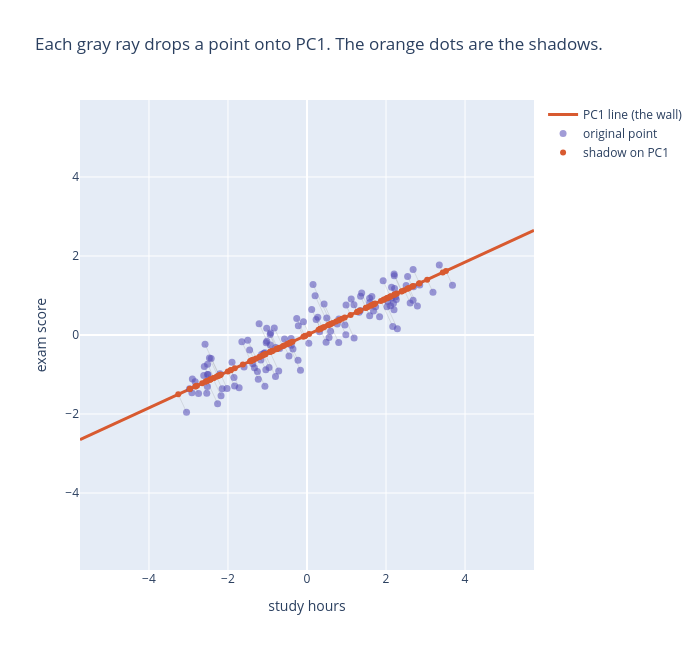

Write notebook code for a chart like this one.
### Markdown cell above
**This is the key realization.** PCA didn't pick the x-axis or the y-axis. It picked the *orange* direction — the one that runs straight down the length of the cloud. That's PC1. PC2 is perpendicular to it (the green one), pointing across the thin part of the cloud.

The arrow *lengths* show the eigenvalues: PC1 is long (lots of spread), PC2 is stubby (barely any spread).

## Step 2: NOW the magic — projection is casting a shadow

"Projecting onto PC1" means: imagine PC1 is a wall, and a light shines perpendicular onto it. Each data point casts a shadow onto that wall. **Where the shadow lands is the point's new 1D coordinate.**

Let's draw the shadow lines explicitly.

### Code cell
# Project every point onto the PC1 line
# scalar coordinate along PC1 = dot product of point with pc1 unit vector
coords_pc1 = X @ pc1               # shape (120,) — the 1D shadow positions

# where each shadow lands back in 2D space (the 'foot' of the perpendicular)
feet = np.outer(coords_pc1, pc1)   # shape (120, 2)

fig = go.Figure()

# the PC1 line (extended)
line_ext = 3.2 * np.sqrt(eigvals[0])
fig.add_trace(go.Scatter(
    x=[-pc1[0]*line_ext, pc1[0]*line_ext],
    y=[-pc1[1]*line_ext, pc1[1]*line_ext],
    mode='lines', line=dict(color='#D85A30', width=3), name='PC1 line (the wall)'
))

# thin perpendicular 'light ray' lines from each point to its shadow
for i in range(n):
    fig.add_trace(go.Scatter(
        x=[X[i, 0], feet[i, 0]], y=[X[i, 1], feet[i, 1]],
        mode='lines', line=dict(color='gray', width=0.5),
        opacity=0.4, showlegend=False, hoverinfo='skip'
    ))

# original points
fig.add_trace(go.Scatter(
    x=X[:, 0], y=X[:, 1], mode='markers',
    marker=dict(size=7, color='#534AB7', opacity=0.55), name='original point'
))
# the shadows (feet) on the line
fig.add_trace(go.Scatter(
    x=feet[:, 0], y=feet[:, 1], mode='markers',
    marker=dict(size=6, color='#D85A30'), name='shadow on PC1'
))

fig.update_layout(
    title='Each gray ray drops a point onto PC1. The orange dots are the shadows.',
    xaxis_title='study hours', yaxis_title='exam score',
    width=700, height=650
)
fig.update_yaxes(scaleanchor='x', scaleratio=1)
fig.show()

### Figure 1 — Plotly figure (JSON) as saved in the notebook; plotly's stock layout.template omitted (floating-point values rounded to 4 significant figures)
{"data": [{"line": {"color": "#D85A30", "width": 3}, "mode": "lines", "name": "PC1 line (the wall)", "type": "scatter", "x": [5.745, -5.745], "y": [2.646, -2.646]}, {"hoverinfo": "skip", "line": {"color": "gray", "width": 0.5}, "mode": "lines", "opacity": 0.4, "showlegend": false, "type": "scatter", "x": [-0.9213, -0.7398], "y": [0.05325, -0.3407]}, {"hoverinfo": "skip", "line": {"color": "gray", "width": 0.5}, "mode": "lines", "opacity": 0.4, "showlegend": false, "type": "scatter", "x": [2.686, 2.847], "y": [1.661, 1.311]}, {"hoverinfo": "skip", "line": {"color": "gray", "width": 0.5}, "mode": "lines", "opacity": 0.4, "showlegend": false, "type": "scatter", "x": [1.347, 1.346], "y": [0.6179, 0.6201]}, {"hoverinfo": "skip", "line": {"color": "gray", "width": 0.5}, "mode": "lines", "opacity": 0.4, "showlegend": false, "type": "scatter", "x": [0.1188, 0.3441], "y": [0.6476, 0.1585]}, {"hoverinfo": "skip", "line": {"color": "gray", "width": 0.5}, "mode": "lines", "opacity": 0.4, "showlegend": false, "type": "scatter", "x": [-1.833, -2.004], "y": [-1.293, -0.9228]}, {"hoverinfo": "skip", "line": {"color": "gray", "width": 0.5}, "mode": "lines", "opacity": 0.4, "showlegend": false, "type": "scatter", "x": [-1.847, -1.934], "y": [-1.079, -0.8907]}, {"hoverinfo": "skip", "line": {"color": "gray", "width": 0.5}, "mode": "lines", "opacity": 0.4, "showlegend": false, "type": "scatter", "x": [-2.537, -2.652], "y": [-1.472, -1.222]}, {"hoverinfo": "skip", "line": {"color": "gray", "width": 0.5}, "mode": "lines", "opacity": 0.4, "showlegend": false, "type": "scatter", "x": [2.216, 2.276], "y": [1.179, 1.048]}, {"hoverinfo": "skip", "line": {"color": "gray", "width": 0.5}, "mode": "lines", "opacity": 0.4, "showlegend": false, "type": "scatter", "x": [0.1528, 0.6114], "y": [1.277, 0.2816]}, {"hoverinfo": "skip", "line": {"color": "gray", "width": 0.5}, "mode": "lines", "opacity": 0.4, "showlegend": false, "type": "scatter", "x": [1.192, 0.9554], "y": [-0.07466, 0.44]}, {"hoverinfo": "skip", "line": {"color": "gray", "width": 0.5}, "mode": "lines", "opacity": 0.4, "showlegend": false, "type": "scatter", "x": [-2.901, -2.818], "y": [-1.116, -1.298]}, {"hoverinfo": "skip", "line": {"color": "gray", "width": 0.5}, "mode": "lines", "opacity": 0.4, "showlegend": false, "type": "scatter", "x": [2.611, 2.463], "y": [0.8127, 1.134]}, {"hoverinfo": "skip", "line": {"color": "gray", "width": 0.5}, "mode": "lines", "opacity": 0.4, "showlegend": false, "type": "scatter", "x": [2.042, 2.01], "y": [0.8566, 0.926]}, {"hoverinfo": "skip", "line": {"color": "gray", "width": 0.5}, "mode": "lines", "opacity": 0.4, "showlegend": false, "type": "scatter", "x": [-1.452, -1.342], "y": [-0.3794, -0.6181]}, {"hoverinfo": "skip", "line": {"color": "gray", "width": 0.5}, "mode": "lines", "opacity": 0.4, "showlegend": false, "type": "scatter", "x": [-1.042, -1.195], "y": [-0.8808, -0.5502]}, {"hoverinfo": "skip", "line": {"color": "gray", "width": 0.5}, "mode": "lines", "opacity": 0.4, "showlegend": false, "type": "scatter", "x": [-1.717, -1.923], "y": [-1.333, -0.8858]}, {"hoverinfo": "skip", "line": {"color": "gray", "width": 0.5}, "mode": "lines", "opacity": 0.4, "showlegend": false, "type": "scatter", "x": [-0.9592, -1.105], "y": [-0.8254, -0.5089]}, {"hoverinfo": "skip", "line": {"color": "gray", "width": 0.5}, "mode": "lines", "opacity": 0.4, "showlegend": false, "type": "scatter", "x": [0.231, 0.3404], "y": [0.3941, 0.1568]}, {"hoverinfo": "skip", "line": {"color": "gray", "width": 0.5}, "mode": "lines", "opacity": 0.4, "showlegend": false, "type": "scatter", "x": [-1.064, -1.048], "y": [-0.4483, -0.4826]}, {"hoverinfo": "skip", "line": {"color": "gray", "width": 0.5}, "mode": "lines", "opacity": 0.4, "showlegend": false, "type": "scatter", "x": [-1.151, -1.136], "y": [-0.4917, -0.5234]}, {"hoverinfo": "skip", "line": {"color": "gray", "width": 0.5}, "mode": "lines", "opacity": 0.4, "showlegend": false, "type": "scatter", "x": [0.8075, 0.8189], "y": [0.4018, 0.3771]}, {"hoverinfo": "skip", "line": {"color": "gray", "width": 0.5}, "mode": "lines", "opacity": 0.4, "showlegend": false, "type": "scatter", "x": [-1.065, -1.371], "y": [-1.294, -0.6313]}, {"hoverinfo": "skip", "line": {"color": "gray", "width": 0.5}, "mode": "lines", "opacity": 0.4, "showlegend": false, "type": "scatter", "x": [-1.212, -0.8926], "y": [0.282, -0.4111]}, {"hoverinfo": "skip", "line": {"color": "gray", "width": 0.5}, "mode": "lines", "opacity": 0.4, "showlegend": false, "type": "scatter", "x": [-0.5689, -0.5071], "y": [-0.09932, -0.2336]}, {"hoverinfo": "skip", "line": {"color": "gray", "width": 0.5}, "mode": "lines", "opacity": 0.4, "showlegend": false, "type": "scatter", "x": [-0.1652, -0.4759], "y": [-0.8938, -0.2192]}, {"hoverinfo": "skip", "line": {"color": "gray", "width": 0.5}, "mode": "lines", "opacity": 0.4, "showlegend": false, "type": "scatter", "x": [1.356, 1.49], "y": [0.9781, 0.6864]}, {"hoverinfo": "skip", "line": {"color": "gray", "width": 0.5}, "mode": "lines", "opacity": 0.4, "showlegend": false, "type": "scatter", "x": [-1.233, -1.442], "y": [-1.118, -0.6639]}, {"hoverinfo": "skip", "line": {"color": "gray", "width": 0.5}, "mode": "lines", "opacity": 0.4, "showlegend": false, "type": "scatter", "x": [0.4985, 0.5753], "y": [0.4317, 0.2649]}, {"hoverinfo": "skip", "line": {"color": "gray", "width": 0.5}, "mode": "lines", "opacity": 0.4, "showlegend": false, "type": "scatter", "x": [0.9832, 0.8143], "y": [0.00826, 0.375]}, {"hoverinfo": "skip", "line": {"color": "gray", "width": 0.5}, "mode": "lines", "opacity": 0.4, "showlegend": false, "type": "scatter", "x": [-2.973, -2.969], "y": [-1.359, -1.367]}, {"hoverinfo": "skip", "line": {"color": "gray", "width": 0.5}, "mode": "lines", "opacity": 0.4, "showlegend": false, "type": "scatter", "x": [1.319, 1.305], "y": [0.5727, 0.6013]}, {"hoverinfo": "skip", "line": {"color": "gray", "width": 0.5}, "mode": "lines", "opacity": 0.4, "showlegend": false, "type": "scatter", "x": [-2.425, -2.227], "y": [-0.5941, -1.026]}, {"hoverinfo": "skip", "line": {"color": "gray", "width": 0.5}, "mode": "lines", "opacity": 0.4, "showlegend": false, "type": "scatter", "x": [-2.263, -2.527], "y": [-1.737, -1.164]}, {"hoverinfo": "skip", "line": {"color": "gray", "width": 0.5}, "mode": "lines", "opacity": 0.4, "showlegend": false, "type": "scatter", "x": [3.682, 3.517], "y": [1.261, 1.62]}, {"hoverinfo": "skip", "line": {"color": "gray", "width": 0.5}, "mode": "lines", "opacity": 0.4, "showlegend": false, "type": "scatter", "x": [2.51, 2.547], "y": [1.255, 1.173]}, {"hoverinfo": "skip", "line": {"color": "gray", "width": 0.5}, "mode": "lines", "opacity": 0.4, "showlegend": false, "type": "scatter", "x": [1.736, 1.703], "y": [0.7119, 0.7843]}, {"hoverinfo": "skip", "line": {"color": "gray", "width": 0.5}, "mode": "lines", "opacity": 0.4, "showlegend": false, "type": "scatter", "x": [-1.02, -0.7778], "y": [0.168, -0.3582]}, {"hoverinfo": "skip", "line": {"color": "gray", "width": 0.5}, "mode": "lines", "opacity": 0.4, "showlegend": false, "type": "scatter", "x": [-2.503, -2.444], "y": [-0.997, -1.126]}, {"hoverinfo": "skip", "line": {"color": "gray", "width": 0.5}, "mode": "lines", "opacity": 0.4, "showlegend": false, "type": "scatter", "x": [0.5974, 0.5295], "y": [0.09637, 0.2439]}, {"hoverinfo": "skip", "line": {"color": "gray", "width": 0.5}, "mode": "lines", "opacity": 0.4, "showlegend": false, "type": "scatter", "x": [-0.2194, -0.09145], "y": [0.2356, -0.04212]}, {"hoverinfo": "skip", "line": {"color": "gray", "width": 0.5}, "mode": "lines", "opacity": 0.4, "showlegend": false, "type": "scatter", "x": [-2.58, -2.219], "y": [-0.237, -1.022]}, {"hoverinfo": "skip", "line": {"color": "gray", "width": 0.5}, "mode": "lines", "opacity": 0.4, "showlegend": false, "type": "scatter", "x": [0.2728, 0.3947], "y": [0.4465, 0.1818]}, {"hoverinfo": "skip", "line": {"color": "gray", "width": 0.5}, "mode": "lines", "opacity": 0.4, "showlegend": false, "type": "scatter", "x": [-3.049, -3.259], "y": [-1.957, -1.501]}, {"hoverinfo": "skip", "line": {"color": "gray", "width": 0.5}, "mode": "lines", "opacity": 0.4, "showlegend": false, "type": "scatter", "x": [3.188, 3.041], "y": [1.082, 1.401]}, {"hoverinfo": "skip", "line": {"color": "gray", "width": 0.5}, "mode": "lines", "opacity": 0.4, "showlegend": false, "type": "scatter", "x": [-1.648, -1.424], "y": [-0.1689, -0.6559]}, {"hoverinfo": "skip", "line": {"color": "gray", "width": 0.5}, "mode": "lines", "opacity": 0.4, "showlegend": false, "type": "scatter", "x": [0.9586, 0.8868], "y": [0.2525, 0.4084]}, {"hoverinfo": "skip", "line": {"color": "gray", "width": 0.5}, "mode": "lines", "opacity": 0.4, "showlegend": false, "type": "scatter", "x": [-0.692, -0.6999], "y": [-0.3393, -0.3223]}, {"hoverinfo": "skip", "line": {"color": "gray", "width": 0.5}, "mode": "lines", "opacity": 0.4, "showlegend": false, "type": "scatter", "x": [-0.2597, -0.05536], "y": [0.4181, -0.02549]}, {"hoverinfo": "skip", "line": {"color": "gray", "width": 0.5}, "mode": "lines", "opacity": 0.4, "showlegend": false, "type": "scatter", "x": [0.4835, 0.3295], "y": [-0.1826, 0.1518]}, {"hoverinfo": "skip", "line": {"color": "gray", "width": 0.5}, "mode": "lines", "opacity": 0.4, "showlegend": false, "type": "scatter", "x": [-1.256, -1.386], "y": [-0.9212, -0.6383]}, {"hoverinfo": "skip", "line": {"color": "gray", "width": 0.5}, "mode": "lines", "opacity": 0.4, "showlegend": false, "type": "scatter", "x": [2.287, 1.948], "y": [0.1603, 0.897]}, {"hoverinfo": "skip", "line": {"color": "gray", "width": 0.5}, "mode": "lines", "opacity": 0.4, "showlegend": false, "type": "scatter", "x": [1.837, 1.692], "y": [0.4637, 0.7791]}, {"hoverinfo": "skip", "line": {"color": "gray", "width": 0.5}, "mode": "lines", "opacity": 0.4, "showlegend": false, "type": "scatter", "x": [2.853, 2.835], "y": [1.265, 1.306]}, {"hoverinfo": "skip", "line": {"color": "gray", "width": 0.5}, "mode": "lines", "opacity": 0.4, "showlegend": false, "type": "scatter", "x": [2.794, 2.584], "y": [0.7334, 1.19]}, {"hoverinfo": "skip", "line": {"color": "gray", "width": 0.5}, "mode": "lines", "opacity": 0.4, "showlegend": false, "type": "scatter", "x": [0.2049, 0.547], "y": [0.9947, 0.2519]}, {"hoverinfo": "skip", "line": {"color": "gray", "width": 0.5}, "mode": "lines", "opacity": 0.4, "showlegend": false, "type": "scatter", "x": [2.115, 2.027], "y": [0.7416, 0.9335]}, {"hoverinfo": "skip", "line": {"color": "gray", "width": 0.5}, "mode": "lines", "opacity": 0.4, "showlegend": false, "type": "scatter", "x": [-2.148, -2.29], "y": [-1.363, -1.055]}, {"hoverinfo": "skip", "line": {"color": "gray", "width": 0.5}, "mode": "lines", "opacity": 0.4, "showlegend": false, "type": "scatter", "x": [-1.593, -1.623], "y": [-0.8117, -0.7473]}, {"hoverinfo": "skip", "line": {"color": "gray", "width": 0.5}, "mode": "lines", "opacity": 0.4, "showlegend": false, "type": "scatter", "x": [-2.516, -2.357], "y": [-0.7398, -1.086]}, {"hoverinfo": "skip", "line": {"color": "gray", "width": 0.5}, "mode": "lines", "opacity": 0.4, "showlegend": false, "type": "scatter", "x": [-0.7972, -1.057], "y": [-1.05, -0.4867]}, {"hoverinfo": "skip", "line": {"color": "gray", "width": 0.5}, "mode": "lines", "opacity": 0.4, "showlegend": false, "type": "scatter", "x": [-0.8277, -0.6147], "y": [0.1793, -0.2831]}, {"hoverinfo": "skip", "line": {"color": "gray", "width": 0.5}, "mode": "lines", "opacity": 0.4, "showlegend": false, "type": "scatter", "x": [-1.167, -1.203], "y": [-0.6338, -0.5542]}, {"hoverinfo": "skip", "line": {"color": "gray", "width": 0.5}, "mode": "lines", "opacity": 0.4, "showlegend": false, "type": "scatter", "x": [2.202, 2.06], "y": [0.6416, 0.9489]}, {"hoverinfo": "skip", "line": {"color": "gray", "width": 0.5}, "mode": "lines", "opacity": 0.4, "showlegend": false, "type": "scatter", "x": [-1.033, -0.927], "y": [-0.1969, -0.4269]}, {"hoverinfo": "skip", "line": {"color": "gray", "width": 0.5}, "mode": "lines", "opacity": 0.4, "showlegend": false, "type": "scatter", "x": [-0.4558, -0.5772], "y": [-0.5295, -0.2659]}, {"hoverinfo": "skip", "line": {"color": "gray", "width": 0.5}, "mode": "lines", "opacity": 0.4, "showlegend": false, "type": "scatter", "x": [0.558, 0.436], "y": [-0.06397, 0.2008]}, {"hoverinfo": "skip", "line": {"color": "gray", "width": 0.5}, "mode": "lines", "opacity": 0.4, "showlegend": false, "type": "scatter", "x": [-2.519, -2.458], "y": [-1.001, -1.132]}, {"hoverinfo": "skip", "line": {"color": "gray", "width": 0.5}, "mode": "lines", "opacity": 0.4, "showlegend": false, "type": "scatter", "x": [2.188, 2.109], "y": [0.8005, 0.9715]}, {"hoverinfo": "skip", "line": {"color": "gray", "width": 0.5}, "mode": "lines", "opacity": 0.4, "showlegend": false, "type": "scatter", "x": [-2.83, -2.784], "y": [-1.183, -1.282]}, {"hoverinfo": "skip", "line": {"color": "gray", "width": 0.5}, "mode": "lines", "opacity": 0.4, "showlegend": false, "type": "scatter", "x": [3.348, 3.436], "y": [1.774, 1.583]}, {"hoverinfo": "skip", "line": {"color": "gray", "width": 0.5}, "mode": "lines", "opacity": 0.4, "showlegend": false, "type": "scatter", "x": [2.209, 2.392], "y": [1.499, 1.102]}, {"hoverinfo": "skip", "line": {"color": "gray", "width": 0.5}, "mode": "lines", "opacity": 0.4, "showlegend": false, "type": "scatter", "x": [-2.024, -2.183], "y": [-1.351, -1.005]}, {"hoverinfo": "skip", "line": {"color": "gray", "width": 0.5}, "mode": "lines", "opacity": 0.4, "showlegend": false, "type": "scatter", "x": [-2.469, -2.258], "y": [-0.5822, -1.04]}, {"hoverinfo": "skip", "line": {"color": "gray", "width": 0.5}, "mode": "lines", "opacity": 0.4, "showlegend": false, "type": "scatter", "x": [2.17, 1.872], "y": [0.2136, 0.862]}, {"hoverinfo": "skip", "line": {"color": "gray", "width": 0.5}, "mode": "lines", "opacity": 0.4, "showlegend": false, "type": "scatter", "x": [1.682, 1.619], "y": [0.6079, 0.7456]}, {"hoverinfo": "skip", "line": {"color": "gray", "width": 0.5}, "mode": "lines", "opacity": 0.4, "showlegend": false, "type": "scatter", "x": [2.245, 2.221], "y": [0.9704, 1.023]}, {"hoverinfo": "skip", "line": {"color": "gray", "width": 0.5}, "mode": "lines", "opacity": 0.4, "showlegend": false, "type": "scatter", "x": [1.642, 1.725], "y": [0.9742, 0.7943]}, {"hoverinfo": "skip", "line": {"color": "gray", "width": 0.5}, "mode": "lines", "opacity": 0.4, "showlegend": false, "type": "scatter", "x": [-2.745, -2.827], "y": [-1.479, -1.302]}, {"hoverinfo": "skip", "line": {"color": "gray", "width": 0.5}, "mode": "lines", "opacity": 0.4, "showlegend": false, "type": "scatter", "x": [-1.093, -1.076], "y": [-0.4598, -0.4957]}, {"hoverinfo": "skip", "line": {"color": "gray", "width": 0.5}, "mode": "lines", "opacity": 0.4, "showlegend": false, "type": "scatter", "x": [-2.519, -2.573], "y": [-1.302, -1.185]}, {"hoverinfo": "skip", "line": {"color": "gray", "width": 0.5}, "mode": "lines", "opacity": 0.4, "showlegend": false, "type": "scatter", "x": [2.26, 2.207], "y": [0.9016, 1.017]}, {"hoverinfo": "skip", "line": {"color": "gray", "width": 0.5}, "mode": "lines", "opacity": 0.4, "showlegend": false, "type": "scatter", "x": [0.9885, 1.103], "y": [0.7578, 0.5082]}, {"hoverinfo": "skip", "line": {"color": "gray", "width": 0.5}, "mode": "lines", "opacity": 0.4, "showlegend": false, "type": "scatter", "x": [-0.7916, -0.7734], "y": [-0.3165, -0.3562]}, {"hoverinfo": "skip", "line": {"color": "gray", "width": 0.5}, "mode": "lines", "opacity": 0.4, "showlegend": false, "type": "scatter", "x": [-2.175, -2.379], "y": [-1.538, -1.096]}, {"hoverinfo": "skip", "line": {"color": "gray", "width": 0.5}, "mode": "lines", "opacity": 0.4, "showlegend": false, "type": "scatter", "x": [-1.017, -0.8992], "y": [-0.1592, -0.4141]}, {"hoverinfo": "skip", "line": {"color": "gray", "width": 0.5}, "mode": "lines", "opacity": 0.4, "showlegend": false, "type": "scatter", "x": [-0.3552, -0.4274], "y": [-0.3535, -0.1968]}, {"hoverinfo": "skip", "line": {"color": "gray", "width": 0.5}, "mode": "lines", "opacity": 0.4, "showlegend": false, "type": "scatter", "x": [1.384, 1.545], "y": [1.062, 0.7117]}, {"hoverinfo": "skip", "line": {"color": "gray", "width": 0.5}, "mode": "lines", "opacity": 0.4, "showlegend": false, "type": "scatter", "x": [2.026, 1.942], "y": [0.7125, 0.8944]}, {"hoverinfo": "skip", "line": {"color": "gray", "width": 0.5}, "mode": "lines", "opacity": 0.4, "showlegend": false, "type": "scatter", "x": [2.686, 2.549], "y": [0.8781, 1.174]}, {"hoverinfo": "skip", "line": {"color": "gray", "width": 0.5}, "mode": "lines", "opacity": 0.4, "showlegend": false, "type": "scatter", "x": [-0.3973, -0.4263], "y": [-0.2594, -0.1964]}, {"hoverinfo": "skip", "line": {"color": "gray", "width": 0.5}, "mode": "lines", "opacity": 0.4, "showlegend": false, "type": "scatter", "x": [-2.599, -2.446], "y": [-0.7943, -1.126]}, {"hoverinfo": "skip", "line": {"color": "gray", "width": 0.5}, "mode": "lines", "opacity": 0.4, "showlegend": false, "type": "scatter", "x": [1.585, 1.662], "y": [0.9319, 0.7652]}, {"hoverinfo": "skip", "line": {"color": "gray", "width": 0.5}, "mode": "lines", "opacity": 0.4, "showlegend": false, "type": "scatter", "x": [1.588, 1.622], "y": [0.822, 0.7471]}, {"hoverinfo": "skip", "line": {"color": "gray", "width": 0.5}, "mode": "lines", "opacity": 0.4, "showlegend": false, "type": "scatter", "x": [0.7656, 0.7375], "y": [0.2788, 0.3397]}, {"hoverinfo": "skip", "line": {"color": "gray", "width": 0.5}, "mode": "lines", "opacity": 0.4, "showlegend": false, "type": "scatter", "x": [1.927, 2.111], "y": [1.372, 0.9724]}, {"hoverinfo": "skip", "line": {"color": "gray", "width": 0.5}, "mode": "lines", "opacity": 0.4, "showlegend": false, "type": "scatter", "x": [0.04593, -0.04084], "y": [-0.2072, -0.01881]}, {"hoverinfo": "skip", "line": {"color": "gray", "width": 0.5}, "mode": "lines", "opacity": 0.4, "showlegend": false, "type": "scatter", "x": [-0.09003, 0.05303], "y": [0.3351, 0.02443]}, {"hoverinfo": "skip", "line": {"color": "gray", "width": 0.5}, "mode": "lines", "opacity": 0.4, "showlegend": false, "type": "scatter", "x": [-0.9284, -0.861], "y": [-0.2502, -0.3966]}, {"hoverinfo": "skip", "line": {"color": "gray", "width": 0.5}, "mode": "lines", "opacity": 0.4, "showlegend": false, "type": "scatter", "x": [-2.914, -2.96], "y": [-1.463, -1.363]}, {"hoverinfo": "skip", "line": {"color": "gray", "width": 0.5}, "mode": "lines", "opacity": 0.4, "showlegend": false, "type": "scatter", "x": [-1.898, -1.827], "y": [-0.6888, -0.8416]}, {"hoverinfo": "skip", "line": {"color": "gray", "width": 0.5}, "mode": "lines", "opacity": 0.4, "showlegend": false, "type": "scatter", "x": [-2.614, -2.547], "y": [-1.028, -1.173]}, {"hoverinfo": "skip", "line": {"color": "gray", "width": 0.5}, "mode": "lines", "opacity": 0.4, "showlegend": false, "type": "scatter", "x": [0.4325, 0.6542], "y": [0.7827, 0.3013]}, {"hoverinfo": "skip", "line": {"color": "gray", "width": 0.5}, "mode": "lines", "opacity": 0.4, "showlegend": false, "type": "scatter", "x": [-0.9323, -0.7641], "y": [0.01328, -0.3519]}, {"hoverinfo": "skip", "line": {"color": "gray", "width": 0.5}, "mode": "lines", "opacity": 0.4, "showlegend": false, "type": "scatter", "x": [0.3178, 0.2934], "y": [0.08214, 0.1351]}, {"hoverinfo": "skip", "line": {"color": "gray", "width": 0.5}, "mode": "lines", "opacity": 0.4, "showlegend": false, "type": "scatter", "x": [2.204, 2.405], "y": [1.544, 1.108]}, {"hoverinfo": "skip", "line": {"color": "gray", "width": 0.5}, "mode": "lines", "opacity": 0.4, "showlegend": false, "type": "scatter", "x": [-1.33, -1.412], "y": [-0.8282, -0.6505]}, {"hoverinfo": "skip", "line": {"color": "gray", "width": 0.5}, "mode": "lines", "opacity": 0.4, "showlegend": false, "type": "scatter", "x": [-0.4021, -0.3664], "y": [-0.09116, -0.1687]}, {"hoverinfo": "skip", "line": {"color": "gray", "width": 0.5}, "mode": "lines", "opacity": 0.4, "showlegend": false, "type": "scatter", "x": [1.188, 1.27], "y": [0.7626, 0.585]}, {"hoverinfo": "skip", "line": {"color": "gray", "width": 0.5}, "mode": "lines", "opacity": 0.4, "showlegend": false, "type": "scatter", "x": [-1.372, -1.408], "y": [-0.7268, -0.6484]}, {"hoverinfo": "skip", "line": {"color": "gray", "width": 0.5}, "mode": "lines", "opacity": 0.4, "showlegend": false, "type": "scatter", "x": [-2.202, -2.19], "y": [-0.983, -1.009]}, {"hoverinfo": "skip", "line": {"color": "gray", "width": 0.5}, "mode": "lines", "opacity": 0.4, "showlegend": false, "type": "scatter", "x": [-0.716, -0.9365], "y": [-0.91, -0.4313]}, {"hoverinfo": "skip", "line": {"color": "gray", "width": 0.5}, "mode": "lines", "opacity": 0.4, "showlegend": false, "type": "scatter", "x": [-1.499, -1.286], "y": [-0.1314, -0.5925]}, {"hoverinfo": "skip", "line": {"color": "gray", "width": 0.5}, "mode": "lines", "opacity": 0.4, "showlegend": false, "type": "scatter", "x": [2.139, 2.12], "y": [0.9347, 0.9765]}, {"hoverinfo": "skip", "line": {"color": "gray", "width": 0.5}, "mode": "lines", "opacity": 0.4, "showlegend": false, "type": "scatter", "x": [1.586, 1.493], "y": [0.4867, 0.6878]}, {"hoverinfo": "skip", "line": {"color": "gray", "width": 0.5}, "mode": "lines", "opacity": 0.4, "showlegend": false, "type": "scatter", "x": [1.119, 1.269], "y": [0.9115, 0.5846]}, {"hoverinfo": "skip", "line": {"color": "gray", "width": 0.5}, "mode": "lines", "opacity": 0.4, "showlegend": false, "type": "scatter", "x": [2.547, 2.663], "y": [1.479, 1.226]}, {"hoverinfo": "skip", "line": {"color": "gray", "width": 0.5}, "mode": "lines", "opacity": 0.4, "showlegend": false, "type": "scatter", "x": [2.14, 2.225], "y": [1.209, 1.025]}, {"hoverinfo": "skip", "line": {"color": "gray", "width": 0.5}, "mode": "lines", "opacity": 0.4, "showlegend": false, "type": "scatter", "x": [-0.2272, -0.431], "y": [-0.6409, -0.1985]}, {"hoverinfo": "skip", "line": {"color": "gray", "width": 0.5}, "mode": "lines", "opacity": 0.4, "showlegend": false, "type": "scatter", "x": [2.696, 2.688], "y": [1.221, 1.238]}, {"hoverinfo": "skip", "line": {"color": "gray", "width": 0.5}, "mode": "lines", "opacity": 0.4, "showlegend": false, "type": "scatter", "x": [0.8026, 0.5888], "y": [-0.1929, 0.2712]}, {"marker": {"color": "#534AB7", "opacity": 0.55, "size": 7}, "mode": "markers", "name": "original point", "type": "scatter", "x": [-0.9213, 2.686, 1.347, 0.1188, -1.833, -1.847, -2.537, 2.216, 0.1528, 1.192, -2.901, 2.611, 2.042, -1.452, -1.042, -1.717, -0.9592, 0.231, -1.064, -1.151, 0.8075, -1.065, -1.212, -0.5689, -0.1652, 1.356, -1.233, 0.4985, 0.9832, -2.973, 1.319, -2.425, -2.263, 3.682, 2.51, 1.736, -1.02, -2.503, 0.5974, -0.2194, -2.58, 0.2728, -3.049, 3.188, -1.648, 0.9586, -0.692, -0.2597, 0.4835, -1.256, 2.287, 1.837, 2.853, 2.794, 0.2049, 2.115, -2.148, -1.593, -2.516, -0.7972, -0.8277, -1.167, 2.202, -1.033, -0.4558, 0.558, -2.519, 2.188, -2.83, 3.348, 2.209, -2.024, -2.469, 2.17, 1.682, 2.245, 1.642, -2.745, -1.093, -2.519, 2.26, 0.9885, -0.7916, -2.175, -1.017, -0.3552, 1.384, 2.026, 2.686, -0.3973, -2.599, 1.585, 1.588, 0.7656, 1.927, 0.04593, -0.09003, -0.9284, -2.914, -1.898, -2.614, 0.4325, -0.9323, 0.3178, 2.204, -1.33, -0.4021, 1.188, -1.372, -2.202, -0.716, -1.499, 2.139, 1.586, 1.119, 2.547, 2.14, -0.2272, 2.696, 0.8026], "y": [0.05325, 1.661, 0.6179, 0.6476, -1.293, -1.079, -1.472, 1.179, 1.277, -0.07466, -1.116, 0.8127, 0.8566, -0.3794, -0.8808, -1.333, -0.8254, 0.3941, -0.4483, -0.4917, 0.4018, -1.294, 0.282, -0.09932, -0.8938, 0.9781, -1.118, 0.4317, 0.00826, -1.359, 0.5727, -0.5941, -1.737, 1.261, 1.255, 0.7119, 0.168, -0.997, 0.09637, 0.2356, -0.237, 0.4465, -1.957, 1.082, -0.1689, 0.2525, -0.3393, 0.4181, -0.1826, -0.9212, 0.1603, 0.4637, 1.265, 0.7334, 0.9947, 0.7416, -1.363, -0.8117, -0.7398, -1.05, 0.1793, -0.6338, 0.6416, -0.1969, -0.5295, -0.06397, -1.001, 0.8005, -1.183, 1.774, 1.499, -1.351, -0.5822, 0.2136, 0.6079, 0.9704, 0.9742, -1.479, -0.4598, -1.302, 0.9016, 0.7578, -0.3165, -1.538, -0.1592, -0.3535, 1.062, 0.7125, 0.8781, -0.2594, -0.7943, 0.9319, 0.822, 0.2788, 1.372, -0.2072, 0.3351, -0.2502, -1.463, -0.6888, -1.028, 0.7827, 0.01328, 0.08214, 1.544, -0.8282, -0.09116, 0.7626, -0.7268, -0.983, -0.91, -0.1314, 0.9347, 0.4867, 0.9115, 1.479, 1.209, -0.6409, 1.221, -0.1929]}, {"marker": {"color": "#D85A30", "size": 6}, "mode": "markers", "name": "shadow on PC1", "type": "scatter", "x": [-0.7398, 2.847, 1.346, 0.3441, -2.004, -1.934, -2.652, 2.276, 0.6114, 0.9554, -2.818, 2.463, 2.01, -1.342, -1.195, -1.923, -1.105, 0.3404, -1.048, -1.136, 0.8189, -1.371, -0.8926, -0.5071, -0.4759, 1.49, -1.442, 0.5753, 0.8143, -2.969, 1.305, -2.227, -2.527, 3.517, 2.547, 1.703, -0.7778, -2.444, 0.5295, -0.09145, -2.219, 0.3947, -3.259, 3.041, -1.424, 0.8868, -0.6999, -0.05536, 0.3295, -1.386, 1.948, 1.692, 2.835, 2.584, 0.547, 2.027, -2.29, -1.623, -2.357, -1.057, -0.6147, -1.203, 2.06, -0.927, -0.5772, 0.436, -2.458, 2.109, -2.784, 3.436, 2.392, -2.183, -2.258, 1.872, 1.619, 2.221, 1.725, -2.827, -1.076, -2.573, 2.207, 1.103, -0.7734, -2.379, -0.8992, -0.4274, 1.545, 1.942, 2.549, -0.4263, -2.446, 1.662, 1.622, 0.7375, 2.111, -0.04084, 0.05303, -0.861, -2.96, -1.827, -2.547, 0.6542, -0.7641, 0.2934, 2.405, -1.412, -0.3664, 1.27, -1.408, -2.19, -0.9365, -1.286, 2.12, 1.493, 1.269, 2.663, 2.225, -0.431, 2.688, 0.5888], "y": [-0.3407, 1.311, 0.6201, 0.1585, -0.9228, -0.8907, -1.222, 1.048, 0.2816, 0.44, -1.298, 1.134, 0.926, -0.6181, -0.5502, -0.8858, -0.5089, 0.1568, -0.4826, -0.5234, 0.3771, -0.6313, -0.4111, -0.2336, -0.2192, 0.6864, -0.6639, 0.2649, 0.375, -1.367, 0.6013, -1.026, -1.164, 1.62, 1.173, 0.7843, -0.3582, -1.126, 0.2439, -0.04212, -1.022, 0.1818, -1.501, 1.401, -0.6559, 0.4084, -0.3223, -0.02549, 0.1518, -0.6383, 0.897, 0.7791, 1.306, 1.19, 0.2519, 0.9335, -1.055, -0.7473, -1.086, -0.4867, -0.2831, -0.5542, 0.9489, -0.4269, -0.2659, 0.2008, -1.132, 0.9715, -1.282, 1.583, 1.102, -1.005, -1.04, 0.862, 0.7456, 1.023, 0.7943, -1.302, -0.4957, -1.185, 1.017, 0.5082, -0.3562, -1.096, -0.4141, -0.1968, 0.7117, 0.8944, 1.174, -0.1964, -1.126, 0.7652, 0.7471, 0.3397, 0.9724, -0.01881, 0.02443, -0.3966, -1.363, -0.8416, -1.173, 0.3013, -0.3519, 0.1351, 1.108, -0.6505, -0.1687, 0.585, -0.6484, -1.009, -0.4313, -0.5925, 0.9765, 0.6878, 0.5846, 1.226, 1.025, -0.1985, 1.238, 0.2712]}], "layout": {"height": 650, "title": {"text": "Each gray ray drops a point onto PC1. The orange dots are the shadows."}, "width": 700, "xaxis": {"title": {"text": "study hours"}}, "yaxis": {"scaleanchor": "x", "scaleratio": 1, "title": {"text": "exam score"}}}}
